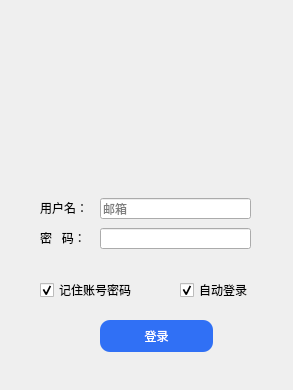
<?xml version="1.0" encoding="UTF-8"?>
<ui version="4.0">
 <class>Login</class>
 <widget class="QWidget" name="Login">
  <property name="geometry">
   <rect>
    <x>0</x>
    <y>0</y>
    <width>293</width>
    <height>390</height>
   </rect>
  </property>
  <property name="windowTitle">
   <string>Ucas Course Auto Updater</string>
  </property>
  <property name="windowIcon">
   <iconset resource="resource.qrc">
    <normaloff>:/image/mainUpdater.png</normaloff>:/image/mainUpdater.png</iconset>
  </property>
  <widget class="QLabel" name="logo">
   <property name="geometry">
    <rect>
     <x>80</x>
     <y>50</y>
     <width>141</width>
     <height>121</height>
    </rect>
   </property>
   <property name="styleSheet">
    <string notr="true">image: url(:/image/mainUpdater.png);</string>
   </property>
   <property name="text">
    <string/>
   </property>
  </widget>
  <widget class="QLabel" name="label_username">
   <property name="geometry">
    <rect>
     <x>40</x>
     <y>200</y>
     <width>60</width>
     <height>16</height>
    </rect>
   </property>
   <property name="text">
    <string>用户名：</string>
   </property>
  </widget>
  <widget class="QLabel" name="label_password">
   <property name="geometry">
    <rect>
     <x>40</x>
     <y>230</y>
     <width>60</width>
     <height>16</height>
    </rect>
   </property>
   <property name="text">
    <string>密   码：</string>
   </property>
  </widget>
  <widget class="QLineEdit" name="edit_username">
   <property name="geometry">
    <rect>
     <x>100</x>
     <y>198</y>
     <width>151</width>
     <height>21</height>
    </rect>
   </property>
   <property name="placeholderText">
    <string>邮箱</string>
   </property>
  </widget>
  <widget class="QLineEdit" name="edit_password">
   <property name="geometry">
    <rect>
     <x>100</x>
     <y>228</y>
     <width>151</width>
     <height>21</height>
    </rect>
   </property>
   <property name="echoMode">
    <enum>QLineEdit::Password</enum>
   </property>
  </widget>
  <widget class="QCheckBox" name="check_remember">
   <property name="geometry">
    <rect>
     <x>40</x>
     <y>280</y>
     <width>111</width>
     <height>20</height>
    </rect>
   </property>
   <property name="cursor">
    <cursorShape>PointingHandCursor</cursorShape>
   </property>
   <property name="text">
    <string>记住账号密码</string>
   </property>
   <property name="checked">
    <bool>true</bool>
   </property>
  </widget>
  <widget class="QCheckBox" name="check_auto">
   <property name="geometry">
    <rect>
     <x>180</x>
     <y>280</y>
     <width>87</width>
     <height>20</height>
    </rect>
   </property>
   <property name="cursor">
    <cursorShape>PointingHandCursor</cursorShape>
   </property>
   <property name="text">
    <string>自动登录</string>
   </property>
   <property name="checked">
    <bool>true</bool>
   </property>
  </widget>
  <widget class="QPushButton" name="button_login">
   <property name="geometry">
    <rect>
     <x>100</x>
     <y>320</y>
     <width>113</width>
     <height>32</height>
    </rect>
   </property>
   <property name="cursor">
    <cursorShape>PointingHandCursor</cursorShape>
   </property>
   <property name="styleSheet">
    <string notr="true">QPushButton{color: rgb(255, 255, 255)}
QPushButton{background-color: rgb(48, 112, 245)}
QPushButton:pressed{color: rgb(48, 112, 245)}
QPushButton:pressed{background-color: rgb(255, 255, 255)}
QPushButton{border-radius:10px}</string>
   </property>
   <property name="text">
    <string>登录</string>
   </property>
   <property name="shortcut">
    <string>Return</string>
   </property>
  </widget>
 </widget>
 <resources>
  <include location="resource.qrc"/>
 </resources>
 <connections>
  <connection>
   <sender>button_login</sender>
   <signal>clicked()</signal>
   <receiver>Login</receiver>
   <slot>button_login_click()</slot>
   <hints>
    <hint type="sourcelabel">
     <x>177</x>
     <y>340</y>
    </hint>
    <hint type="destinationlabel">
     <x>246</x>
     <y>336</y>
    </hint>
   </hints>
  </connection>
 </connections>
 <slots>
  <slot>button_login_click()</slot>
 </slots>
</ui>
